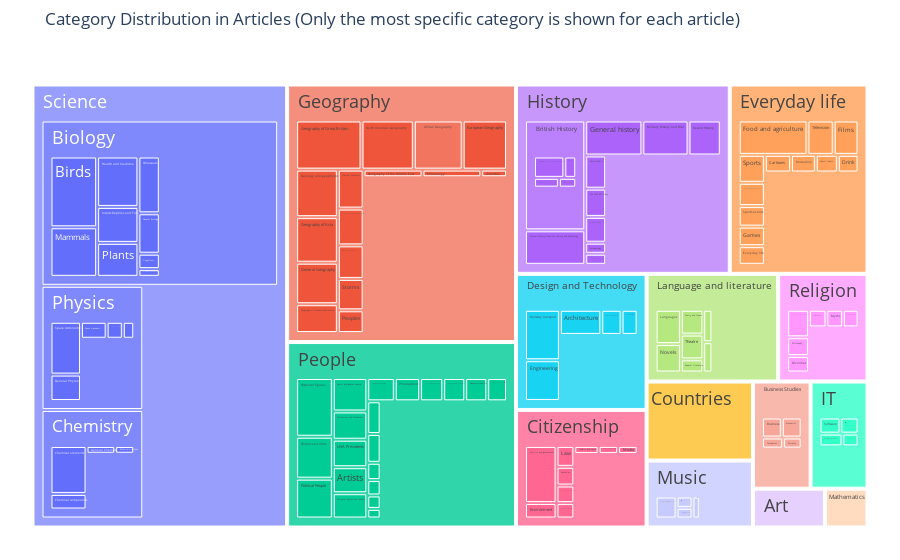

Notebook code for this chart:
### Markdown cell above
- Assing to articles with multiples categories the most specific category (category with less articles)

### Code cell
df_categories_filtered = filter_most_specific_category(df_categories)
labels_filtered, parents_filtered, values_filtered, ids_filtered = create_treemap_data(df_categories_filtered)

# Plotting the treemap
fig = go.Figure(go.Treemap(
    labels=labels_filtered,
    parents=parents_filtered,
    values=values_filtered,
    ids=ids_filtered,
    textfont=dict(size=18),  # Increase font size; will automatically fit smaller labels
))

fig.update_layout(margin=dict(t=50, l=25, r=25, b=25), title="Category Distribution in Articles (Only the most specific category is shown for each article)")
fig.show()

### Figure 1 — Plotly figure (JSON) as saved in the notebook; plotly's stock layout.template omitted (floating-point values rounded to 4 significant figures; data arrays with more than 128 entries replaced by an {"elided": "..."} marker saying what was removed)
{"data": [{"ids": {"elided": "141 str values"}, "labels": {"elided": "141 str values"}, "parents": {"elided": "141 str values"}, "textfont": {"size": 18}, "type": "treemap", "values": {"elided": "141 int values"}}], "layout": {"margin": {"b": 25, "l": 25, "r": 25, "t": 50}, "title": {"text": "Category Distribution in Articles (Only the most specific category is shown for each article)"}}}
